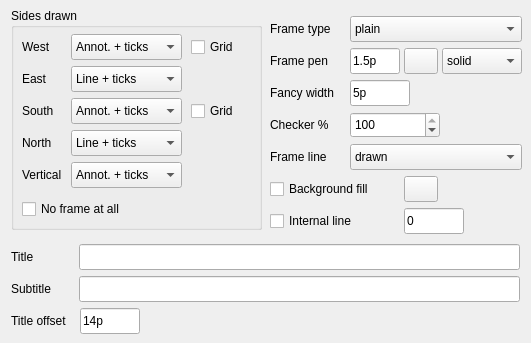
   <widget class="QWidget" name="tabFrame">
    <attribute name="title">
     <string>Frame</string>
    </attribute>
    <widget class="QGroupBox" name="grpFrameAxes">
     <property name="geometry">
      <rect>
       <x>11</x>
       <y>8</y>
       <width>251</width>
       <height>222</height>
      </rect>
     </property>
     <property name="toolTip">
      <string>-B axes (MAP_FRAME_AXES): which sides of the frame are drawn and how. Annot. + ticks = line, ticks and numbers (W E S N Z); Line + ticks = line and ticks, no numbers (w e s n z); Line only = the bare line (l r b t u); Not drawn = left out.</string>
     </property>
     <property name="title">
      <string>Sides drawn</string>
     </property>
     <widget class="QLabel" name="lblSideW">
      <property name="geometry">
       <rect>
        <x>11</x>
        <y>26</y>
        <width>60</width>
        <height>26</height>
       </rect>
      </property>
      <property name="text">
       <string>West</string>
      </property>
     </widget>
     <widget class="QComboBox" name="cmbSideW">
      <property name="geometry">
       <rect>
        <x>60</x>
        <y>26</y>
        <width>111</width>
        <height>26</height>
       </rect>
      </property>
      <property name="toolTip">
       <string/>
      </property>
      <property name="gmtKey" stdset="0">
       <string>MAP_FRAME_AXES</string>
      </property>
      <property name="gmtPart" stdset="0">
       <string>W</string>
      </property>
      <item>
       <property name="text">
        <string>Annot. + ticks</string>
       </property>
      </item>
      <item>
       <property name="text">
        <string>Line + ticks</string>
       </property>
      </item>
      <item>
       <property name="text">
        <string>Line only</string>
       </property>
      </item>
      <item>
       <property name="text">
        <string>Not drawn</string>
       </property>
      </item>
     </widget>
     <widget class="QCheckBox" name="chkGridW">
      <property name="geometry">
       <rect>
        <x>180</x>
        <y>26</y>
        <width>61</width>
        <height>26</height>
       </rect>
      </property>
      <property name="toolTip">
       <string>-Byg: grid lines from the West axis (horizontal lines), at the y axis' grid spacing (its g box; auto or empty = the annotation spacing).</string>
      </property>
      <property name="text">
       <string>Grid</string>
      </property>
      <property name="gmtKey" stdset="0">
       <string>MAP_FRAME_AXES</string>
      </property>
      <property name="gmtPart" stdset="0">
       <string>Wg</string>
      </property>
     </widget>
     <widget class="QLabel" name="lblSideE">
      <property name="geometry">
       <rect>
        <x>11</x>
        <y>58</y>
        <width>60</width>
        <height>26</height>
       </rect>
      </property>
      <property name="text">
       <string>East</string>
      </property>
     </widget>
     <widget class="QComboBox" name="cmbSideE">
      <property name="geometry">
       <rect>
        <x>60</x>
        <y>58</y>
        <width>111</width>
        <height>26</height>
       </rect>
      </property>
      <property name="toolTip">
       <string/>
      </property>
      <property name="currentIndex">
       <number>1</number>
      </property>
      <property name="gmtKey" stdset="0">
       <string>MAP_FRAME_AXES</string>
      </property>
      <property name="gmtPart" stdset="0">
       <string>E</string>
      </property>
      <item>
       <property name="text">
        <string>Annot. + ticks</string>
       </property>
      </item>
      <item>
       <property name="text">
        <string>Line + ticks</string>
       </property>
      </item>
      <item>
       <property name="text">
        <string>Line only</string>
       </property>
      </item>
      <item>
       <property name="text">
        <string>Not drawn</string>
       </property>
      </item>
     </widget>
     <widget class="QLabel" name="lblSideS">
      <property name="geometry">
       <rect>
        <x>11</x>
        <y>90</y>
        <width>60</width>
        <height>26</height>
       </rect>
      </property>
      <property name="text">
       <string>South</string>
      </property>
     </widget>
     <widget class="QComboBox" name="cmbSideS">
      <property name="geometry">
       <rect>
        <x>60</x>
        <y>90</y>
        <width>111</width>
        <height>26</height>
       </rect>
      </property>
      <property name="toolTip">
       <string/>
      </property>
      <property name="gmtKey" stdset="0">
       <string>MAP_FRAME_AXES</string>
      </property>
      <property name="gmtPart" stdset="0">
       <string>S</string>
      </property>
      <item>
       <property name="text">
        <string>Annot. + ticks</string>
       </property>
      </item>
      <item>
       <property name="text">
        <string>Line + ticks</string>
       </property>
      </item>
      <item>
       <property name="text">
        <string>Line only</string>
       </property>
      </item>
      <item>
       <property name="text">
        <string>Not drawn</string>
       </property>
      </item>
     </widget>
     <widget class="QCheckBox" name="chkGridS">
      <property name="geometry">
       <rect>
        <x>180</x>
        <y>90</y>
        <width>61</width>
        <height>26</height>
       </rect>
      </property>
      <property name="toolTip">
       <string>-Bxg: grid lines from the South axis (vertical lines), at the x axis' grid spacing (its g box; auto or empty = the annotation spacing).</string>
      </property>
      <property name="text">
       <string>Grid</string>
      </property>
      <property name="gmtKey" stdset="0">
       <string>MAP_FRAME_AXES</string>
      </property>
      <property name="gmtPart" stdset="0">
       <string>Sg</string>
      </property>
     </widget>
     <widget class="QLabel" name="lblSideN">
      <property name="geometry">
       <rect>
        <x>11</x>
        <y>122</y>
        <width>60</width>
        <height>26</height>
       </rect>
      </property>
      <property name="text">
       <string>North</string>
      </property>
     </widget>
     <widget class="QComboBox" name="cmbSideN">
      <property name="geometry">
       <rect>
        <x>60</x>
        <y>122</y>
        <width>111</width>
        <height>26</height>
       </rect>
      </property>
      <property name="toolTip">
       <string/>
      </property>
      <property name="currentIndex">
       <number>1</number>
      </property>
      <property name="gmtKey" stdset="0">
       <string>MAP_FRAME_AXES</string>
      </property>
      <property name="gmtPart" stdset="0">
       <string>N</string>
      </property>
      <item>
       <property name="text">
        <string>Annot. + ticks</string>
       </property>
      </item>
      <item>
       <property name="text">
        <string>Line + ticks</string>
       </property>
      </item>
      <item>
       <property name="text">
        <string>Line only</string>
       </property>
      </item>
      <item>
       <property name="text">
        <string>Not drawn</string>
       </property>
      </item>
     </widget>
     <widget class="QLabel" name="lblSideZ">
      <property name="geometry">
       <rect>
        <x>11</x>
        <y>154</y>
        <width>60</width>
        <height>26</height>
       </rect>
      </property>
      <property name="text">
       <string>Vertical</string>
      </property>
      <property name="vertical" stdset="0">
       <bool>true</bool>
      </property>
     </widget>
     <widget class="QComboBox" name="cmbSideZ">
      <property name="geometry">
       <rect>
        <x>60</x>
        <y>154</y>
        <width>111</width>
        <height>26</height>
       </rect>
      </property>
      <property name="toolTip">
       <string/>
      </property>
      <property name="gmtKey" stdset="0">
       <string>MAP_FRAME_AXES</string>
      </property>
      <property name="gmtPart" stdset="0">
       <string>Z</string>
      </property>
      <property name="vertical" stdset="0">
       <bool>true</bool>
      </property>
      <item>
       <property name="text">
        <string>Annot. + ticks</string>
       </property>
      </item>
      <item>
       <property name="text">
        <string>Line + ticks</string>
       </property>
      </item>
      <item>
       <property name="text">
        <string>Line only</string>
       </property>
      </item>
      <item>
       <property name="text">
        <string>Not drawn</string>
       </property>
      </item>
     </widget>
     <widget class="QCheckBox" name="chkNoFrame">
      <property name="geometry">
       <rect>
        <x>11</x>
        <y>188</y>
        <width>204</width>
        <height>26</height>
       </rect>
      </property>
      <property name="toolTip">
       <string>-B+n: no frame and no annotations, whatever the sides say.</string>
      </property>
      <property name="text">
       <string>No frame at all</string>
      </property>
      <property name="gmtKey" stdset="0">
       <string>-B</string>
      </property>
      <property name="gmtPart" stdset="0">
       <string>+n</string>
      </property>
     </widget>
    </widget>
    <widget class="QLabel" name="lblFrameType">
     <property name="geometry">
      <rect>
       <x>270</x>
       <y>16</y>
       <width>71</width>
       <height>26</height>
      </rect>
     </property>
     <property name="text">
      <string>Frame type</string>
     </property>
    </widget>
    <widget class="QComboBox" name="cmbFrameType">
     <property name="geometry">
      <rect>
       <x>350</x>
       <y>16</y>
       <width>172</width>
       <height>26</height>
      </rect>
     </property>
     <property name="toolTip">
      <string>MAP_FRAME_TYPE. plain = a line; fancy = thick alternating black/white border (geographic maps); inside = ticks and numbers inside the frame; graph = an arrow at the end of each axis (Cartesian); graph-origin = graph axes crossing at the data origin.</string>
     </property>
     <property name="gmtKey" stdset="0">
      <string>MAP_FRAME_TYPE</string>
     </property>
     <item>
      <property name="text">
       <string>plain</string>
      </property>
     </item>
     <item>
      <property name="text">
       <string>fancy</string>
      </property>
     </item>
     <item>
      <property name="text">
       <string>fancy-rounded</string>
      </property>
     </item>
     <item>
      <property name="text">
       <string>inside</string>
      </property>
     </item>
     <item>
      <property name="text">
       <string>graph</string>
      </property>
     </item>
     <item>
      <property name="text">
       <string>graph-origin</string>
      </property>
     </item>
    </widget>
    <widget class="QLabel" name="lblFramePen">
     <property name="geometry">
      <rect>
       <x>270</x>
       <y>48</y>
       <width>71</width>
       <height>26</height>
      </rect>
     </property>
     <property name="text">
      <string>Frame pen</string>
     </property>
    </widget>
    <widget class="QLineEdit" name="editFramePenW">
     <property name="geometry">
      <rect>
       <x>350</x>
       <y>48</y>
       <width>50</width>
       <height>26</height>
      </rect>
     </property>
     <property name="toolTip">
      <string>MAP_FRAME_PEN width.</string>
     </property>
     <property name="text">
      <string>1.5p</string>
     </property>
     <property name="gmtKey" stdset="0">
      <string>MAP_FRAME_PEN</string>
     </property>
     <property name="gmtPart" stdset="0">
      <string>width</string>
     </property>
    </widget>
    <widget class="QPushButton" name="btnFramePenC">
     <property name="geometry">
      <rect>
       <x>404</x>
       <y>48</y>
       <width>34</width>
       <height>26</height>
      </rect>
     </property>
     <property name="toolTip">
      <string>MAP_FRAME_PEN colour.</string>
     </property>
     <property name="gmtKey" stdset="0">
      <string>MAP_FRAME_PEN</string>
     </property>
     <property name="gmtPart" stdset="0">
      <string>color</string>
     </property>
     <property name="gmtColor" stdset="0">
      <string>black</string>
     </property>
    </widget>
    <widget class="QComboBox" name="cmbFramePenS">
     <property name="geometry">
      <rect>
       <x>442</x>
       <y>48</y>
       <width>80</width>
       <height>26</height>
      </rect>
     </property>
     <property name="toolTip">
      <string>MAP_FRAME_PEN style.</string>
     </property>
     <property name="gmtKey" stdset="0">
      <string>MAP_FRAME_PEN</string>
     </property>
     <property name="gmtPart" stdset="0">
      <string>style</string>
     </property>
     <item>
      <property name="text">
       <string>solid</string>
      </property>
     </item>
     <item>
      <property name="text">
       <string>dash</string>
      </property>
     </item>
     <item>
      <property name="text">
       <string>dot</string>
      </property>
     </item>
     <item>
      <property name="text">
       <string>dash-dot</string>
      </property>
     </item>
    </widget>
    <widget class="QLabel" name="lblFrameWidth">
     <property name="geometry">
      <rect>
       <x>270</x>
       <y>80</y>
       <width>71</width>
       <height>26</height>
      </rect>
     </property>
     <property name="text">
      <string>Fancy width</string>
     </property>
    </widget>
    <widget class="QLineEdit" name="editFrameWidth">
     <property name="geometry">
      <rect>
       <x>350</x>
       <y>80</y>
       <width>60</width>
       <height>26</height>
      </rect>
     </property>
     <property name="toolTip">
      <string>MAP_FRAME_WIDTH: width of the fancy frame's border.</string>
     </property>
     <property name="text">
      <string>5p</string>
     </property>
     <property name="gmtKey" stdset="0">
      <string>MAP_FRAME_WIDTH</string>
     </property>
    </widget>
    <widget class="QLabel" name="lblFramePercent">
     <property name="geometry">
      <rect>
       <x>270</x>
       <y>112</y>
       <width>71</width>
       <height>26</height>
      </rect>
     </property>
     <property name="text">
      <string>Checker %</string>
     </property>
    </widget>
    <widget class="QSpinBox" name="spinFramePercent">
     <property name="geometry">
      <rect>
       <x>350</x>
       <y>112</y>
       <width>90</width>
       <height>26</height>
      </rect>
     </property>
     <property name="toolTip">
      <string>MAP_FRAME_PERCENT: percentage of the fancy frame width used for its inner checkerboard lines.</string>
     </property>
     <property name="suffix">
      <string/>
     </property>
     <property name="maximum">
      <number>100</number>
     </property>
     <property name="value">
      <number>100</number>
     </property>
     <property name="gmtKey" stdset="0">
      <string>MAP_FRAME_PERCENT</string>
     </property>
    </widget>
    <widget class="QLabel" name="lblFrameLine">
     <property name="geometry">
      <rect>
       <x>270</x>
       <y>144</y>
       <width>71</width>
       <height>26</height>
      </rect>
     </property>
     <property name="text">
      <string>Frame line</string>
     </property>
    </widget>
    <widget class="QComboBox" name="cmbFrameLine">
     <property name="geometry">
      <rect>
       <x>350</x>
       <y>144</y>
       <width>172</width>
       <height>26</height>
      </rect>
     </property>
     <property name="toolTip">
      <string>-B0 / -B00 / -B000. drawn = normal; hairline = annotations and ticks with a zero-width frame line (00); not drawn = annotations, ticks and grid lines but no frame line (000); bare frame = only the frame line, no annotations, ticks or grid (0).</string>
     </property>
     <property name="gmtKey" stdset="0">
      <string>-B</string>
     </property>
     <property name="gmtPart" stdset="0">
      <string>line</string>
     </property>
     <item>
      <property name="text">
       <string>drawn</string>
      </property>
     </item>
     <item>
      <property name="text">
       <string>hairline</string>
      </property>
     </item>
     <item>
      <property name="text">
       <string>not drawn</string>
      </property>
     </item>
     <item>
      <property name="text">
       <string>bare frame</string>
      </property>
     </item>
    </widget>
    <widget class="QCheckBox" name="chkFill">
     <property name="geometry">
      <rect>
       <x>270</x>
       <y>176</y>
       <width>111</width>
       <height>26</height>
      </rect>
     </property>
     <property name="toolTip">
      <string>-B+g: paint the inside of the frame (and, in 3-D, the two back walls).</string>
     </property>
     <property name="text">
      <string>Background fill</string>
     </property>
     <property name="gmtKey" stdset="0">
      <string>-B</string>
     </property>
     <property name="gmtPart" stdset="0">
      <string>+g</string>
     </property>
    </widget>
    <widget class="QPushButton" name="btnFillC">
     <property name="geometry">
      <rect>
       <x>404</x>
       <y>176</y>
       <width>34</width>
       <height>26</height>
      </rect>
     </property>
     <property name="toolTip">
      <string>-B+g fill colour.</string>
     </property>
     <property name="gmtKey" stdset="0">
      <string>-B</string>
     </property>
     <property name="gmtPart" stdset="0">
      <string>+g.color</string>
     </property>
     <property name="gmtColor" stdset="0">
      <string>white</string>
     </property>
    </widget>
    <widget class="QCheckBox" name="chkInternal">
     <property name="geometry">
      <rect>
       <x>270</x>
       <y>208</y>
       <width>111</width>
       <height>26</height>
      </rect>
     </property>
     <property name="toolTip">
      <string>-B+i: annotate an internal meridian or parallel when the axis that would carry it does not exist (e.g. a 360-degree azimuthal map).</string>
     </property>
     <property name="text">
      <string>Internal line</string>
     </property>
     <property name="gmtKey" stdset="0">
      <string>-B</string>
     </property>
     <property name="gmtPart" stdset="0">
      <string>+i</string>
     </property>
    </widget>
    <widget class="QLineEdit" name="editInternal">
     <property name="geometry">
      <rect>
       <x>404</x>
       <y>208</y>
       <width>60</width>
       <height>26</height>
      </rect>
     </property>
     <property name="toolTip">
      <string>-B+i: the meridian or parallel to annotate.</string>
     </property>
     <property name="text">
      <string>0</string>
     </property>
     <property name="gmtKey" stdset="0">
      <string>-B</string>
     </property>
     <property name="gmtPart" stdset="0">
      <string>+i.val</string>
     </property>
    </widget>
    <widget class="QLabel" name="lblTitle">
     <property name="geometry">
      <rect>
       <x>11</x>
       <y>244</y>
       <width>105</width>
       <height>26</height>
      </rect>
     </property>
     <property name="text">
      <string>Title</string>
     </property>
    </widget>
    <widget class="QLineEdit" name="editTitle">
     <property name="geometry">
      <rect>
       <x>79</x>
       <y>244</y>
       <width>441</width>
       <height>26</height>
      </rect>
     </property>
     <property name="toolTip">
      <string>-B+t: the title above the frame (@^ breaks it into lines).</string>
     </property>
     <property name="text">
      <string/>
     </property>
     <property name="gmtKey" stdset="0">
      <string>-B</string>
     </property>
     <property name="gmtPart" stdset="0">
      <string>+t</string>
     </property>
    </widget>
    <widget class="QLabel" name="lblSubtitle">
     <property name="geometry">
      <rect>
       <x>11</x>
       <y>276</y>
       <width>105</width>
       <height>26</height>
      </rect>
     </property>
     <property name="text">
      <string>Subtitle</string>
     </property>
    </widget>
    <widget class="QLineEdit" name="editSubtitle">
     <property name="geometry">
      <rect>
       <x>79</x>
       <y>276</y>
       <width>441</width>
       <height>26</height>
      </rect>
     </property>
     <property name="toolTip">
      <string>-B+s: a subtitle under the title (needs a title).</string>
     </property>
     <property name="text">
      <string/>
     </property>
     <property name="gmtKey" stdset="0">
      <string>-B</string>
     </property>
     <property name="gmtPart" stdset="0">
      <string>+s</string>
     </property>
    </widget>
    <widget class="QLabel" name="lblTitleOffset">
     <property name="geometry">
      <rect>
       <x>11</x>
       <y>308</y>
       <width>105</width>
       <height>26</height>
      </rect>
     </property>
     <property name="text">
      <string>Title offset</string>
     </property>
    </widget>
    <widget class="QLineEdit" name="editTitleOffset">
     <property name="geometry">
      <rect>
       <x>80</x>
       <y>308</y>
       <width>60</width>
       <height>26</height>
      </rect>
     </property>
     <property name="toolTip">
      <string>MAP_TITLE_OFFSET: distance from the top of the annotations (or the axis label) to the base of the title.</string>
     </property>
     <property name="text">
      <string>14p</string>
     </property>
     <property name="gmtKey" stdset="0">
      <string>MAP_TITLE_OFFSET</string>
     </property>
    </widget>
   </widget>
